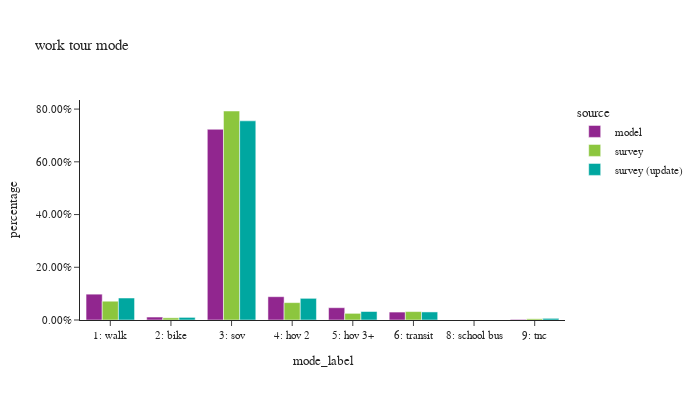

The notebook cell saved with this chart:
### Code cell
df_plot = wk_trip.groupby(['source','mode_label'])['trexpfac'].sum().reset_index()
df_plot['percentage'] = df_plot.groupby(['source'], group_keys=False)['trexpfac']. \
    apply(lambda x: x / float(x.sum()))

df_plot_ct = wk_trip.groupby(['source','mode_label'])['trexpfac'].count().reset_index(). \
    rename(columns={'trexpfac':'sample count'})
df_plot = df_plot.merge(df_plot_ct, on=['source','mode_label'])

fig = px.bar(df_plot.sort_values(by=['source']), x="mode_label", y="percentage", color="source",
             barmode="group",hover_data=['sample count'],title="work tour mode")
fig.update_layout(height=400, width=700, font=dict(size=11),
                  xaxis = dict(dtick = 1, categoryorder='category ascending'),
                  yaxis=dict(tickformat=".2%"))
fig.show()

### Figure 1 — Plotly figure (JSON) as saved in the notebook; plotly's stock layout.template omitted (floating-point values rounded to 4 significant figures)
{"data": [{"alignmentgroup": "True", "customdata": [[259999], [29760], [1919229], [234521], [123645], [79818], [1], [6121]], "hovertemplate": "source=model<br>mode_label=%{x}<br>percentage=%{y}<br>sample count=%{customdata[0]}<extra></extra>", "legendgroup": "model", "marker": {"color": "#91268F", "pattern": {"shape": ""}}, "name": "model", "offsetgroup": "model", "orientation": "v", "showlegend": true, "textposition": "auto", "type": "bar", "x": ["1: walk", "2: bike", "3: sov", "4: hov 2", "5: hov 3+", "6: transit", "8: school bus", "9: tnc"], "xaxis": "x", "y": [0.098, 0.01122, 0.7234, 0.0884, 0.0466, 0.03008, 3.769e-07, 0.002307], "yaxis": "y"}, {"alignmentgroup": "True", "customdata": [[17], [367], [76], [2502], [171], [599], [230]], "hovertemplate": "source=survey<br>mode_label=%{x}<br>percentage=%{y}<br>sample count=%{customdata[0]}<extra></extra>", "legendgroup": "survey", "marker": {"color": "#8CC63E", "pattern": {"shape": ""}}, "name": "survey", "offsetgroup": "survey", "orientation": "v", "showlegend": true, "textposition": "auto", "type": "bar", "x": ["9: tnc", "6: transit", "5: hov 3+", "3: sov", "2: bike", "1: walk", "4: hov 2"], "xaxis": "x", "y": [0.004584, 0.03192, 0.02523, 0.7928, 0.008328, 0.07127, 0.06591], "yaxis": "y"}, {"alignmentgroup": "True", "customdata": [[354], [642], [159], [2550], [222], [84], [20]], "hovertemplate": "source=survey (update)<br>mode_label=%{x}<br>percentage=%{y}<br>sample count=%{customdata[0]}<extra></extra>", "legendgroup": "survey (update)", "marker": {"color": "#00A7A0", "pattern": {"shape": ""}}, "name": "survey (update)", "offsetgroup": "survey (update)", "orientation": "v", "showlegend": true, "textposition": "auto", "type": "bar", "x": ["6: transit", "1: walk", "2: bike", "3: sov", "4: hov 2", "5: hov 3+", "9: tnc"], "xaxis": "x", "y": [0.03058, 0.08338, 0.009929, 0.7555, 0.08219, 0.03219, 0.006242], "yaxis": "y"}], "layout": {"barmode": "group", "font": {"size": 11}, "height": 400, "legend": {"title": {"text": "source"}, "tracegroupgap": 0}, "title": {"text": "work tour mode"}, "width": 700, "xaxis": {"anchor": "y", "categoryorder": "category ascending", "domain": [0.0, 1.0], "dtick": 1, "title": {"text": "mode_label"}}, "yaxis": {"anchor": "x", "domain": [0.0, 1.0], "tickformat": ".2%", "title": {"text": "percentage"}}}}
